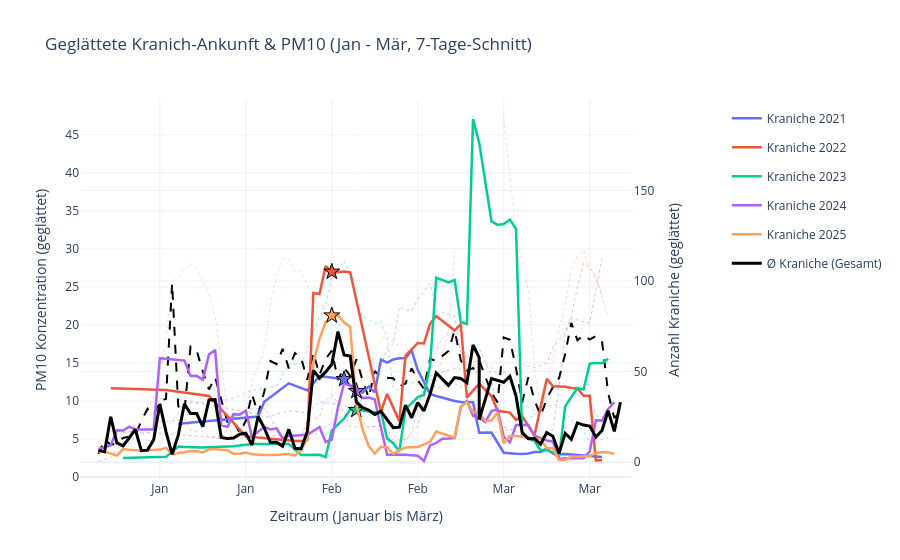

Notebook cell for this chart:
### Code cell
import pandas as pd
import plotly.graph_objects as go
from plotly.subplots import make_subplots

# Loading data and preparing it
df = pd.read_csv(r'C:\Users\ThinkPad\Documents\Data Science Projekt\craneCount_pollution_arrivalDates_2021-2025.csv')
df['Date'] = pd.to_datetime(df['Date'])

# Extract date components for easier filtering and grouping
df['Year'] = df['Date'].dt.year
df['Month'] = df['Date'].dt.month
df['DayOfYear'] = df['Date'].dt.dayofyear

# Filter data from January to march
df_filtered = df[df['Month'] <= 3].copy()

# Making a 7 day smoothing
df_filtered['Count_Smooth'] = df_filtered.groupby('Year')['Count'].transform(lambda x: x.rolling(window=7, center=True).mean())
df_filtered['PM10_Smooth'] = df_filtered.groupby('Year')['PM10'].transform(lambda x: x.rolling(window=7, center=True).mean())

# DummyDate for the mutual x axis
df_filtered['DummyDate'] = df_filtered['Date'].apply(lambda x: x.replace(year=2024))

# Calculating the average over all years
avg_data = df_filtered.groupby('DayOfYear').agg({
    'PM10_Smooth': 'mean', 
    'Count_Smooth': 'mean', 
    'DummyDate': 'first'
}).reset_index()

# Making the interactiv plot (with secondary y-axis)
fig = make_subplots(specs=[[{"secondary_y": True}]])

# Get unique years and define colors
years = sorted(df_filtered['Year'].unique())
colors = ['#636EFA', '#EF553B', '#00CC96', '#AB63FA', '#FFA15A']

# Add traces for each year
for i, year in enumerate(years):
    # Filter data for current year and sort by day of year
    yearly_df = df_filtered[df_filtered['Year'] == year].sort_values('DayOfYear')
    
    # Add smoothed crane count line
    fig.add_trace(
        go.Scatter(x=yearly_df['DummyDate'], y=yearly_df['Count_Smooth'], 
                   name=f'Kraniche {year}', line=dict(color=colors[i], width=2.5),
                   legendgroup=f'group{year}'),
        secondary_y=True
    )
    
    # Add smoothed PM10 line
    fig.add_trace(
        go.Scatter(x=yearly_df['DummyDate'], y=yearly_df['PM10_Smooth'], 
                   name=f'PM10 {year}', line=dict(color=colors[i], width=1, dash='dot'),
                   opacity=0.4, legendgroup=f'group{year}', showlegend=False),
        secondary_y=False
    )
    
    # Add arrival day markers
    arrivals = yearly_df[yearly_df['Is_Arrival_Day'].astype(str).str.lower().str.strip() == 'yes']
    fig.add_trace(
        go.Scatter(x=arrivals['DummyDate'], y=arrivals['Count_Smooth'],
                   mode='markers', name=f'Ankunft {year}',
                   marker=dict(symbol='star', size=12, color=colors[i], line=dict(width=1, color='black')),
                   legendgroup=f'group{year}', showlegend=False),
        secondary_y=True
    )

# Add average lines
fig.add_trace(
    go.Scatter(x=avg_data['DummyDate'], y=avg_data['Count_Smooth'], 
               name='Ø Kraniche (Gesamt)', line=dict(color='black', width=3),
               legendgroup='avg'),
    secondary_y=True
)

fig.add_trace(
    go.Scatter(x=avg_data['DummyDate'], y=avg_data['PM10_Smooth'], 
               name='Ø PM10 (Gesamt)', line=dict(color='black', width=2, dash='dash'),
               legendgroup='avg', showlegend=False),
    secondary_y=False
)

# Update general layout
fig.update_layout(
    title='Geglättete Kranich-Ankunft & PM10 (Jan - Mär, 7-Tage-Schnitt)',
    xaxis_title='Zeitraum (Januar bis März)',
    xaxis=dict(tickformat='%b', range=['2024-01-01', '2024-03-31']),
    hovermode='x unified',
    template='plotly_white',
    legend=dict(yanchor="top", y=0.99, xanchor="left", x=1.1)
)

# Configure y-axes
fig.update_yaxes(title_text="PM10 Konzentration (geglättet)", secondary_y=False)
fig.update_yaxes(title_text="Anzahl Kraniche (geglättet)", secondary_y=True)

fig.show()
